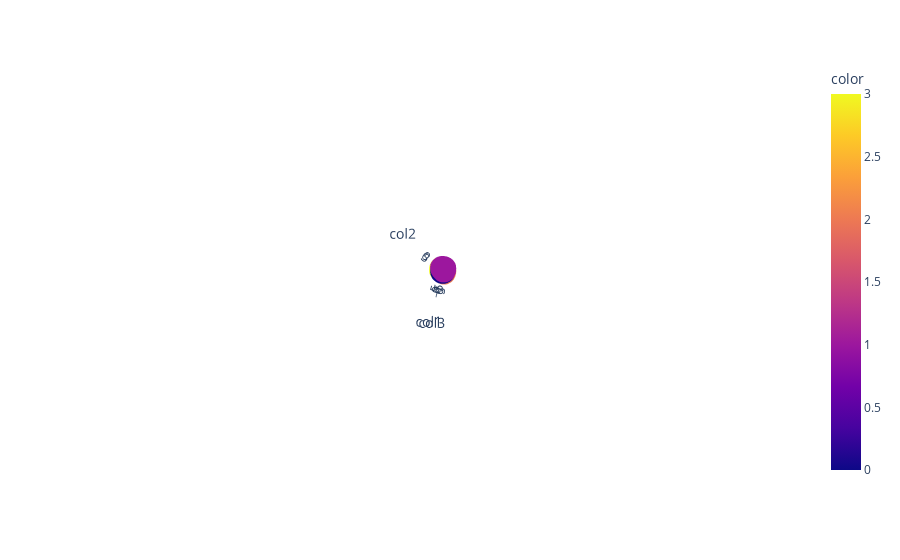

Here is the notebook cell this chart was saved with:
### Code cell
## Visualizing PCA-Transformed Data in 3D with Predicted Labels
px.scatter_3d(data_frame=scaled_df, x = 'col1', y = 'col2', z = 'col3',
              color= predictions)

### Figure 1 — Plotly figure (JSON) as saved in the notebook; plotly's stock layout.template omitted (floating-point values rounded to 4 significant figures; data arrays with more than 128 entries replaced by an {"elided": "..."} marker saying what was removed)
{"data": [{"hovertemplate": "col1=%{x}<br>col2=%{y}<br>col3=%{z}<br>color=%{marker.color}<extra></extra>", "legendgroup": "", "marker": {"color": {"elided": "2216 int values"}, "coloraxis": "coloraxis", "symbol": "circle"}, "mode": "markers", "name": "", "scene": "scene", "showlegend": false, "type": "scatter3d", "x": {"elided": "2216 float values"}, "y": {"elided": "2216 float values"}, "z": {"elided": "2216 float values"}}], "layout": {"autosize": true, "coloraxis": {"colorbar": {"title": {"text": "color"}}, "colorscale": [[0, "#0d0887"], [0.1111, "#46039f"], [0.2222, "#7201a8"], [0.3333, "#9c179e"], [0.4444, "#bd3786"], [0.5556, "#d8576b"], [0.6667, "#ed7953"], [0.7778, "#fb9f3a"], [0.8889, "#fdca26"], [1, "#f0f921"]]}, "legend": {"tracegroupgap": 0}, "margin": {"t": 60}, "scene": {"aspectmode": "auto", "aspectratio": {"x": 1.174, "y": 0.7626, "z": 1.117}, "camera": {"center": {"x": 0, "y": 0, "z": 0}, "eye": {"x": 57.74, "y": 57.74, "z": 57.74}, "projection": {"type": "perspective"}, "up": {"x": 0.8006, "y": -0.3121, "z": 0.5115}}, "domain": {"x": [0, 1], "y": [0, 1]}, "xaxis": {"title": {"text": "col1"}, "type": "linear"}, "yaxis": {"title": {"text": "col2"}, "type": "linear"}, "zaxis": {"title": {"text": "col3"}, "type": "linear"}}}}
